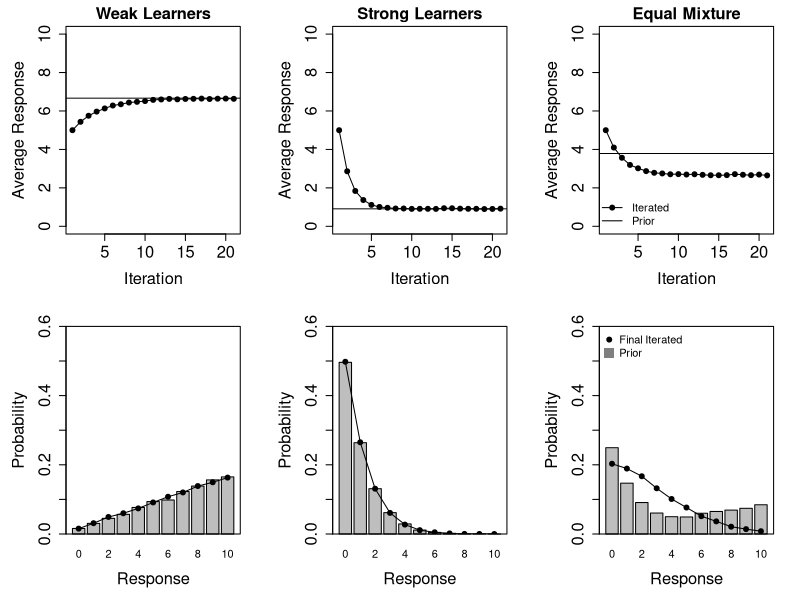

Write R code to recreate this figure.

nruns <- 10000 # paper used 100000

# function generating responses from a Bayesian learner with a beta prior
# with and probability matching rule
learner <- function(counts,a,b,nresp) { 
  
  # for my sanity
  nheads <- counts[1]
  ntails <- counts[2]
  
  # sample from posterior
  theta <- rbeta(1,nheads+a,ntails+b)  
  
  # generate new responses
  newheads <- rbinom(n=1,size = nresp,prob = theta)
  return(c(newheads,nresp-newheads))
  
}

chain <- function() {
  
  obs <- matrix(NA,nits+1,2)
  ltype <- vector(length=nits)
  obs[1,] <- c(nresp/2,nresp/2) # seed the chain at 5 heads, 5 tails
  for( i in 1:nits ) {
    
    ltype[i] <- as.numeric(runif(1)>mix)+1 # learner type
    if( ltype[i] == 1) {
      obs[i+1,] <- learner(obs[i,],a1,b1,nresp)
    } else {
      obs[i+1,] <- learner(obs[i,],a2,b2,nresp)
    }
    
  }
  return(data.frame(obs=obs[-1,1], ltype=ltype)) 
}

layout(matrix(1:6,2,3))
op <- par(no.readonly=TRUE)
par(mar=c(5,5,2,2))

#### pure chain of 2,2 ####

mix <- .5 # proportions of each learner type in population
a1 <- 2  # beta prior for learner type 1
b1 <- 1
a2 <- 2 # beta prior for learner type2 
b2 <- 1

nresp <- 10 # responses per person
nits<-20 # how long to run the chain for

# now run lots of chains to get average number of heads
nheads <- vector(length=nits)
iteratedoutcomes <- matrix(0,nresp+1,2,dimnames=list("heads"=0:nresp,"learner"=1:2))
nheads_all <- matrix(NA,nits,nruns)
for( i in 1:nruns ){
  ch <- chain()
  nheads <- nheads + ch$obs
  nheads_all[,i] <- ch$obs
  iteratedoutcomes[ch$obs[nits]+1, ch$ltype[nits]] <- 
    iteratedoutcomes[ch$obs[nits]+1, ch$ltype[nits]] + 1
}
nheads <- nheads/nruns
for(i in 1:2) iteratedoutcomes[,i] <- iteratedoutcomes[,i]/sum(iteratedoutcomes[,i])

# mixture of the two priors?
p1 <- a1/(a1+b1)
p2 <- a2/(a2+b2)
mixp <- mix*p1 + (1-mix)*p2
priornh <- mixp*nresp

# plot the trajectory of the chain
plot(c(5,nheads),type="o",pch=19,xlab="Iteration",ylab="Average Response",
     ylim=c(0,10),main="Weak Learners",cex.axis=1.5, cex.lab=1.5, cex.main=1.5)
abline(h=priornh)

# response distribution from the mixtture of priors
priorsamples <- vector(length=nruns)
priorltype <- vector(length=nruns)
for( i in 1:nruns) {
  
  ltype <- as.numeric(runif(1)>mix)+1 # learner type
  if( ltype == 1) {
    priorsamples[i] <- learner(c(0,0),a1,b1,nresp)[1]
  } else {
    priorsamples[i] <- learner(c(0,0),a2,b2,nresp)[1]
  }
  priorltype[i] <- ltype
}

# plot the response distribution at the end
x <- table(factor(nheads_all[nits,],levels=0:10)) # counts for iterated
y <- table(factor(priorsamples,levels=0:10)) # counts for prior
x <- x/sum(x) # iterated prob
y <- y/sum(y) # prior prob
z <- barplot(y,ylim=c(0,.6),xlab="Response",ylab="Probability",cex.axis=1.5, cex.lab=1.5, cex.main=1.5) # prior as bars
lines(z,x,type="o",pch=19) # iterated as dots

box()

#### pure chain of 10,1 ####

mix <- .5 # proportions of each learner type in population
a1 <- 1  # beta prior for learner type 1
b1 <- 10
a2 <- 1 # beta prior for learner type2 
b2 <- 10

nresp <- 10 # responses per person
nits<-20 # how long to run the chain for

# now run lots of chains to get average number of heads
nheads <- vector(length=nits)
iteratedoutcomes <- matrix(0,nresp+1,2,dimnames=list("heads"=0:nresp,"learner"=1:2))
nheads_all <- matrix(NA,nits,nruns)
for( i in 1:nruns ){
  ch <- chain()
  nheads <- nheads + ch$obs
  nheads_all[,i] <- ch$obs
  iteratedoutcomes[ch$obs[nits]+1, ch$ltype[nits]] <- 
    iteratedoutcomes[ch$obs[nits]+1, ch$ltype[nits]] + 1
}
nheads <- nheads/nruns
for(i in 1:2) iteratedoutcomes[,i] <- iteratedoutcomes[,i]/sum(iteratedoutcomes[,i])

# mixture of the two priors?
p1 <- a1/(a1+b1)
p2 <- a2/(a2+b2)
mixp <- mix*p1 + (1-mix)*p2
priornh <- mixp*nresp

# plot the trajectory of the chain
plot(c(5,nheads),type="o",pch=19,xlab="Iteration",ylab="Average Response",
     ylim=c(0,10),main="Strong Learners",cex.axis=1.5, cex.lab=1.5, cex.main=1.5)
abline(h=priornh)

# response distribution from the mixtture of priors
priorsamples <- vector(length=nruns)
priorltype <- vector(length=nruns)
for( i in 1:nruns) {
  
  ltype <- as.numeric(runif(1)>mix)+1 # learner type
  if( ltype == 1) {
    priorsamples[i] <- learner(c(0,0),a1,b1,nresp)[1]
  } else {
    priorsamples[i] <- learner(c(0,0),a2,b2,nresp)[1]
  }
  priorltype[i] <- ltype
}

# plot the response distribution at the end
x <- table(factor(nheads_all[nits,],levels=0:10)) # counts for iterated
y <- table(factor(priorsamples,levels=0:10)) # counts for prior
x <- x/sum(x) # iterated prob
y <- y/sum(y) # prior prob
z <- barplot(y,ylim=c(0,.6),xlab="Response",ylab="Probability",cex.axis=1.5, cex.lab=1.5, cex.main=1.5) # prior as bars
lines(z,x,type="o",pch=19) # iterated as dots

box()

#### 50-50 mixture ####

mix <- .5 # proportions of each learner type in population
a1 <- 1  # beta prior for learner type 1
b1 <- 10
a2 <- 2 # beta prior for learner type2 
b2 <- 1

nresp <- 10 # responses per person
nits<-20 # how long to run the chain for

# now run lots of chains to get average number of heads
nheads <- vector(length=nits)
iteratedoutcomes <- matrix(0,nresp+1,2,dimnames=list("heads"=0:nresp,"learner"=1:2))
nheads_all <- matrix(NA,nits,nruns)
for( i in 1:nruns ){
  ch <- chain()
  nheads <- nheads + ch$obs
  nheads_all[,i] <- ch$obs
  iteratedoutcomes[ch$obs[nits]+1, ch$ltype[nits]] <- 
    iteratedoutcomes[ch$obs[nits]+1, ch$ltype[nits]] + 1
}
nheads <- nheads/nruns
for(i in 1:2) iteratedoutcomes[,i] <- iteratedoutcomes[,i]/sum(iteratedoutcomes[,i])

# mixture of the two priors?
p1 <- a1/(a1+b1)
p2 <- a2/(a2+b2)
mixp <- mix*p1 + (1-mix)*p2
priornh <- mixp*nresp

# plot the trajectory of the chain
plot(c(5,nheads),type="o",pch=19,xlab="Iteration",ylab="Average Response",
     ylim=c(0,10),main="Equal Mixture",cex.axis=1.5, cex.lab=1.5, cex.main=1.5)
abline(h=priornh)

legend(x = "bottomleft", pch=c(19,NA), col=c("black","black"),
       lty=c(1,1),lwd=c(1,1),
       legend=c("Iterated","Prior"),bty="n")


# response distribution from the mixture of priors
priorsamples <- vector(length=nruns)
priorltype <- vector(length=nruns)
for( i in 1:nruns) {
  
  ltype <- as.numeric(runif(1)>mix)+1 # learner type
  if( ltype == 1) {
    priorsamples[i] <- learner(c(0,0),a1,b1,nresp)[1]
  } else {
    priorsamples[i] <- learner(c(0,0),a2,b2,nresp)[1]
  }
  priorltype[i] <- ltype
}

# plot the response distribution at the end
x <- table(factor(nheads_all[nits,],levels=0:10)) # counts for iterated
y <- table(factor(priorsamples,levels=0:10)) # counts for prior
x <- x/sum(x) # iterated prob
y <- y/sum(y) # prior prob
z <- barplot(y,ylim=c(0,.6),xlab="Response",ylab="Probability",cex.axis=1.5, cex.lab=1.5, cex.main=1.5) # prior as bars
lines(z,x,type="o",pch=19) # iterated as dots

box()

legend(x = "topleft", pch=c(19,15), col=c("black","grey50"),pt.cex=c(1,2),
       legend=c("Final Iterated","Prior"),bty="n")

layout(1)
par(op)

#dev.print(pdf,file="./coinsfail1.pdf",width=8,height=6)



